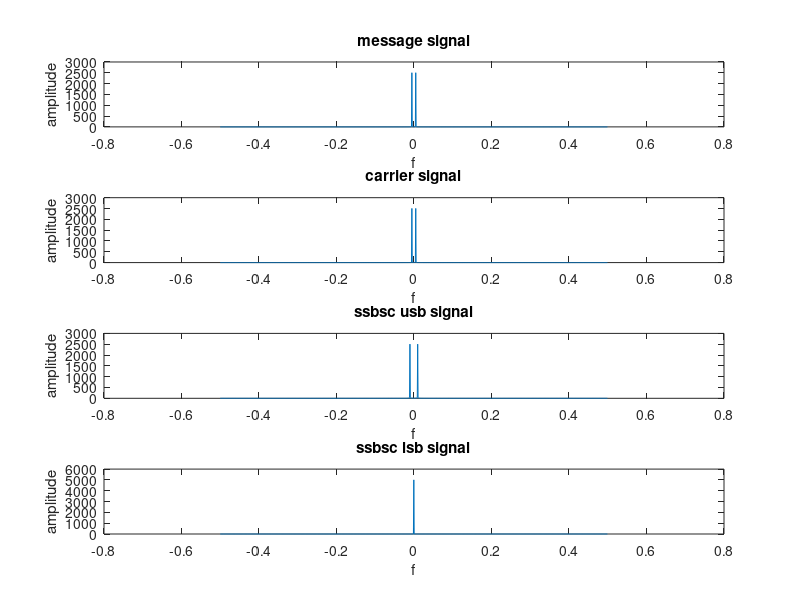

This figure's MATLAB source:
%fourier transfromation of message, carrier, ssbsc usb and ssbsc lsb

close all
clear all
clc
    
am=input('amplitude of message signal=');
fm=input('frequency of message signal=');
ac=input('amplitude of carrier signal=');
fc=input('frequency of carrier signal=');

t=0:0.001:1;

mt=am*cos(2*pi*fm*t); %message signal
ct=ac*cos(2*pi*fc*t); %carrier signal
p=mt.*cos(2*pi*fc*t); %amplitude modulated signal
ht=am*sin(2*pi*fm*t); %hilbert transformation
q=ht.*sin(2*pi*fc*t);
susb=p-q; %ssbsc with usb
slsb=p+q; %ssbsc with lsb

%message signal
n=length(mt);
fourier_mt=abs(fftshift(fft(mt)));
f=[-n/2:n/2-1]/n;
subplot(4,1,1);
plot(f,fourier_mt);
title('message signal')
xlabel('f')
ylabel('amplitude')

%carrier signal
n=length(ct);
fourier_ct=abs(fftshift(fft(ct)));
f=[-n/2:n/2-1]/n;
subplot(4,1,2);
plot(f,fourier_ct);
title('carrier signal')
xlabel('f')
ylabel('amplitude')

%ssbsc usb modulated signal
n=length(susb);
fourier_usb=abs(fftshift(fft(susb)));
f=[-n/2:n/2-1]/n;
subplot(4,1,3);
plot(f,fourier_usb);
title('ssbsc usb signal')
xlabel('f')
ylabel('amplitude')

%ssbsc lsb modulated signal
n=length(slsb);
fourier_lsb=abs(fftshift(fft(slsb)));
f=[-n/2:n/2-1]/n;
subplot(4,1,4);
plot(f,fourier_lsb);
title('ssbsc lsb signal')
xlabel('f')
ylabel('amplitude')
